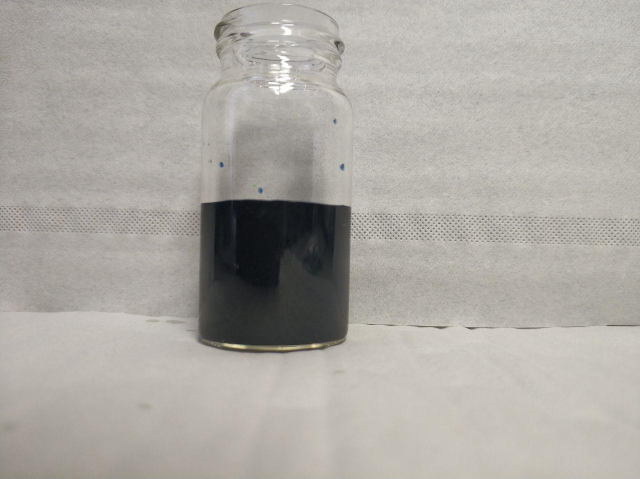
#> input picture Dataset_10_cm_png/12mm.png, 1280 x 957 px, given in place of 1ml.png, which was not available (shown at 1/2 size)
$ jupyter execute --allow-errors Level_detection.ipynb   (shell and % lines are left out)   (text cells are left out)
#> lines starting #> are read from the running program, lines starting #| are printed output that depends on the picture; after the words box and inside, x2 and y2 are one past the last pixel; in counts of white or black regions, pixels touching at a corner belong together; long printed decimals are rounded; pictures that were not available may be replaced by others from this repository, and a replacement may not be noted
[cell 1]
# '''
import sys
# '''

[cell 2]
import cv2 as cv

from sklearn.cluster import spectral_clustering
from sklearn.datasets import load_sample_image
from sklearn.feature_extraction import image
from sklearn.cluster import KMeans

from skimage import measure
from PIL import Image

from scipy.ndimage.interpolation import zoom
from scipy import ndimage
from scipy import misc

import pandas as pd
import numpy as np

import matplotlib.pyplot as plt

[cell 3]
path_10_cm_png = u"1-18_ml/"

def images_names(path, fr, to):
    '''
    Function returns a dict like
    {'File name': mm on image,
    ...
    }
    '''
#> called with path = '1-18_ml/', fr = 1, to = 19
    dict_of_names = {}
    for mm in range(fr, to+1):
        full_path = path + str(mm) + 'ml.png'
        dict_of_names[mm] = full_path
#> further down, image is the input picture: shape (957, 1280, 3) float32; mean R, G, B 0.675, 0.661, 0.641
#| (957, 1280, 3)

    return dict_of_names

# lowest an hiest levels, ml
low_level = 1
high_level = 18
step = 1
train_images_names = images_names(path_10_cm_png, low_level, high_level+1)
print(train_images_names)

[cell 4]
def graph_an_image(image, h=8, **kwargs):
    '''
    Function graph_an_image plot an image inside of Notebook
    '''
    y = image.shape[0]
    x = image.shape[1]
    w = (y / x) * h
    plt.figure(figsize=(w, h))
    plt.imshow(image, interpolation="none", **kwargs)
    plt.axis('off')

#> (a cell that did not finish here is left out)

#> pass 2 of the loop `for mm, image in train_images_names.items():`:
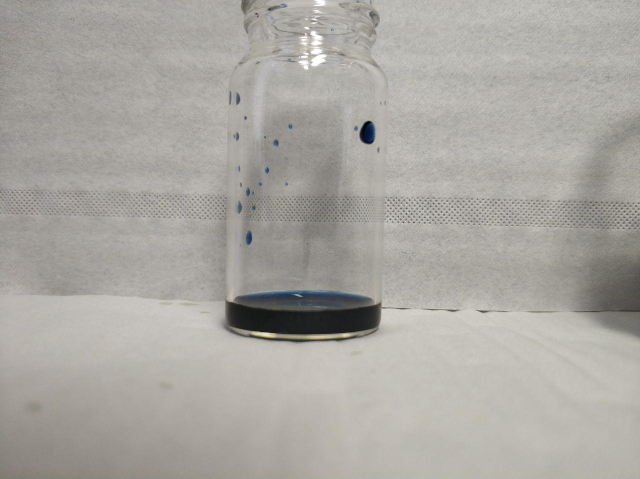
#> input picture Dataset_10_cm_png/2mm.png, 1280 x 957 px, given in place of 2ml.png, which was not available (shown at 1/2 size)
#> image is the input picture: shape (957, 1280, 3) float32; mean R, G, B 0.665, 0.654, 0.633
#| (957, 1280, 3)

[cell 6]
# Take for example image with 8mm level
example_image = train_images_names[8]
#> example_image = '1-18_ml/8ml.png'

#> (the rest of this cell did not finish here and is left out)

[cell 7]
# convert color image to black and white
'''
image_file = Image.open(example_image)                  # open colour image
image_file = image_file.convert('1')                    # convert image to black and white
image_file.save('example_image_gray.png')               # save example_image_gray.png
image_file_gray = Image.open('example_image_gray.png')  # open colour image
'''

# convert color image to black and white use of a pillow without smoothing
'''
col = Image.open(example_image)
gry = col.convert('L')
grarray = np.asarray(gry)
bw = (grarray > grarray.mean()) * 255
#graph_an_image(bw)
'''

# convert color image to black and white use of a pillow without smoothing
#> (the rest of this cell did not finish here and is left out)

[cell 8]
fig, ax = plt.subplots(1, 1)
#> (the rest of this cell did not finish here and is left out)

[cell 9]
def elbow_method(image):
    '''
    Function plot and take the best number of clusters
    '''
    X = image[0]
    distortions = []
    for i in range(1, 11):
        km = KMeans(n_clusters=i, random_state=0)
        km.fit(X)
        distortions.append(km.inertia_)
    plt.plot(range(1, 11), distortions, marker='o')
    plt.xlabel('Number of clusters')
    plt.ylabel('Distortion')
    plt.show()

#> (a cell that did not finish here is left out)

[cell 11]
#elbow_method(image_file_gray)

[cell 12]
def kmeans_clustering(img, n=4):
    '''
    K-means clustering function
    '''
    im_small = zoom(img, (0.2,0.2,1))
    h,w = im_small.shape[:2]
    im_small_long = im_small.reshape((h * w, 3))
    im_small_wide = im_small_long.reshape((h,w,3))
    km = KMeans(n_clusters=n)
    km.fit(im_small_long)
    cc = km.cluster_centers_.astype(np.uint8)
    out = np.asarray([cc[i] for i in km.labels_]).reshape((h,w,3))

    return [km, h, w]

[cell 13]
def segmentation(km, h, w):
    '''
    Select individual contours in the image
    '''
    seg = np.asarray([(1 if i == 1 else 0)
                      for i in km.labels_]).reshape((h,w))
    contours = measure.find_contours(seg, 0.5, fully_connected="high")
    simplified_contours = [measure.approximate_polygon(c, tolerance=4) for c in contours]

    return contours

[cell 14]
def graph_clasters(contours):
    '''
    Function to graph found clasters
    '''
    plt.figure(figsize=(5,10))
    for n, contour in enumerate(contours):
        plt.plot(contour[:, 1], contour[:, 0], linewidth=2)
    plt.ylim(h,0)
    plt.axes().set_aspect('equal')

[cell 15]
contours_of_images = {}
#> (the rest of this cell did not finish here and is left out)

#> in kmeans_clustering, `im_small = zoom(img, (0.2,0.2,1))`:
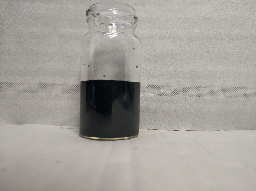
#> im_small: shape (191, 256, 3) float32; mean R, G, B 0.676, 0.662, 0.641; drawn with min black and max white
#> `km, h, w = kmeans_clustering(image, n=2)`: h = 191; w = 256
    seg = segmentation(km, h, w)
#> in segmentation, `seg = np.asarray([(1 if i == 1 else 0) for i in km.labels_]).reshape((..`:
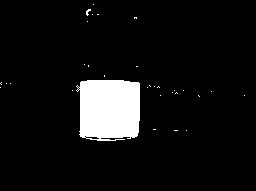
#> seg: shape (191, 256) int64; values 0 (black) and 1 (white), 7.2% white; 31 white regions (30 under 20 px), largest, box (x1, y1, x2, y2) and area: (76, 80, 140, 141) 3471
#> in segmentation, `contours = measure.find_contours(seg, 0.5, fully_connected="high")`: contours = 38 point arrays, longest 329 points
#> in segmentation, `simplified_contours = [measure.approximate_polygon(c, tolerance=4) for..`: simplified_contours = 38 items, first 6: [[4.5, 93], [4.5, 93]], [[15.5, 87], [8.5, 90], [15.5, 87]], [[14.5, 92], [14.5, 92]], [[14.5, 98], [14.5, 98]], [[18.5, 136], [18.5, 136]], [[21.5, 87], [21.5, 87]]
#> `seg = segmentation(km, h, w)`: seg = 38 point arrays, longest 329 points
    contours_of_images[mm] = seg
    graph_clasters(seg)
#> the loop in graph_clasters, `for n, contour in enumerate(contours):` made 38 passes
#> contour on pass 19: [[86.5, 0], [87, 0.5], [87.5, 0]]
#> pass 2 of the loop `for mm, image in train_images_names.items():`:
#> in kmeans_clustering (call 2), `im_small = zoom(img, (0.2,0.2,1))`:
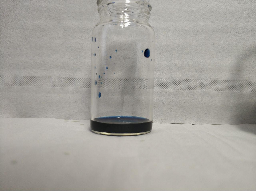
#> im_small: shape (191, 256, 3) float32; mean R, G, B 0.666, 0.655, 0.633; drawn with min black and max white
#> in segmentation (call 2), `seg = np.asarray([(1 if i == 1 else 0) for i in km.labels_]).reshape((..`:
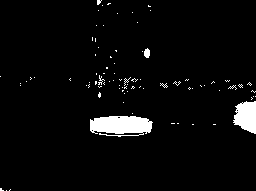
#> seg: shape (191, 256) int64; values 0 (black) and 1 (white), 3.9% white; 84 white regions (80 under 20 px), largest, box (x1, y1, x2, y2) and area: (90, 116, 153, 137) 1014, (233, 101, 256, 134) 562, (144, 48, 150, 58) 47, (98, 75, 105, 85) 24
#> in segmentation (call 2), `contours = measure.find_contours(seg, 0.5, fully_connected="high")`: contours = 112 point arrays, longest 293 points
#> simplified_contours = 112 items, first 6: [[0, 101.5], [4.5, 98], [0, 96.5]], [[0, 99.5], [0, 100.5]], [[4.5, 108], [4.5, 108]], [[5.5, 102], [5.5, 102]], [[6.5, 150], [6.5, 150]], [[10.5, 98], [10.5, 98]]
#> `seg = segmentation(km, h, w)`: seg = 112 point arrays, longest 293 points
#> the loop in graph_clasters (call 2), `for n, contour in enumerate(contours):` made 112 passes
#> contour on passes 2, 27: [[0, 99.5], [0.5, 100], [0, 100.5]], [[75.5, 0], [76, 0.5], [76.5, 0]]

[cell 16]
def find_segment(contours):
    '''
    Take the cluster of fluid level for 12 mm image
    '''
    segment = 0
    max = 0
    for contour in contours:
        if len(contour) > max:
            max = len(contour)
            segment = contour

    return segment

[cell 17]
def find_delta(segment, images, i):
    '''
    Calculating delta coefficient for 12 mm image
    '''
    min = 1000000
    max = 0

    for seg in segment:
        if seg[0] > max:
            max = seg[0]
        if seg[0] < min:
            min = seg[0]

    print('Image is ', images[i])

    delta = max - min
    coeff = i /  delta
    print('Level is ' + str(delta * coeff) + ' mm.')
    print(coeff)

    return coeff, delta

[cell 18]
delta_coeffs = {}
for mm, contours in contours_of_images.items():
    segment = find_segment(contours)
    coeff, delta = find_delta(segment, train_images_names, mm)
    delta_coeffs[mm] = coeff
#> this loop made 3 passes
#> (contours, delta, coeff) on passes 1 to 3: (38 point arrays, longest 329 points, 61, 0.0164), (112 point arrays, longest 293 points, 21, 0.0952), (215 point arrays, longest 187 points, 18, 0.167)
#| Image is  1-18_ml/1ml.png
#| Level is 1.0 mm.
#| 0.01639
#| Image is  1-18_ml/2ml.png
#| Level is 2.0 mm.
#| 0.09524
#| Image is  1-18_ml/3ml.png
#| Level is 3.0 mm.
#| 0.1667
#> after the loop, delta_coeffs = {1: 0.0164, 2: 0.0952, 3: 0.167}
# delta_coeffs

[cell 19]
X = []
y = []
#> (the rest of this cell did not finish here and is left out)

#> (a cell that did not finish here is left out)

[cell 21]
def coeff_avg(delta_coeffs):
    '''
    Make an average delta
    '''
    coeff_avg = 0
    sum = 0
    for mm, coeff in delta_coeffs.items():
        sum = sum + coeff
    coeff_avg = sum / len(delta_coeffs)
    print(f'Average coefficient is {coeff_avg}')

    return coeff_avg

[cell 22]
avg_coeff = coeff_avg(delta_coeffs)
#> the loop in coeff_avg, `for mm, coeff in delta_coeffs.items():` made 3 passes
#> (coeff, sum) on passes 1 to 3: (0.0164, 0.0164), (0.0952, 0.112), (0.167, 0.278)
#> after the loop in coeff_avg, `for mm, coeff in delta_coeffs.items():`: sum = 0.278
#> in coeff_avg, `coeff_avg = sum / len(delta_coeffs)`: coeff_avg = 0.0928
#| Average coefficient is 0.09277
#> avg_coeff = 0.0928
print(avg_coeff)
#| 0.09277

[cell 23]
test_1 = train_images_names[6]
print('Test image is ', test_1)
#> (the rest of this cell did not finish here and is left out)

#> (a cell that did not finish here is left out)

[cell 25]
segment = find_segment(seg)
#> segment = 187 pairs, first value 115.5 to 133.5, second value 89.5 to 152.5
coeff, delta = find_delta(segment, test_1, 6)
#| Level is 6.0 mm.
#| 0.3333
#> coeff = 0.333
print(delta * avg_coeff)
#| 1.670

#> (a cell that did not finish here is left out)

[cell 27]
from sklearn import linear_model
from sklearn.pipeline import make_pipeline
from sklearn.preprocessing import PolynomialFeatures

[cell 28]
def simple_plot(x, y, y_regression, test_idx=None, prefix=''):
    plt.scatter(x,y, s=80, c ='r', edgecolors='k', linewidths=0.3);
    plt.plot(x,y_regression);
    if test_idx is not None:
        plt.scatter(x[test_idx], y[test_idx], s=80, c ='b', edgecolors='k', linewidths=0.3);
    plt.title('{} MSE = {}'.format(prefix, mean_squared_error(y, y_regression)));

[cell 29]
def mean_squared_error(y_true, y_predicted):
    return ((y_true - y_predicted)**2).mean()

[cell 30]
x_train = np.array([X]).T

y_train = np.array([y]).T
#> y_train = [0.0164, 0.0952, 0.167]

x_train, y_train = y_train, x_train
#> x_train = [0.0164, 0.0952, 0.167]; y_train = [1, 2, 3, 4]
n_points = 10

#> (the rest of this cell did not finish here and is left out)
